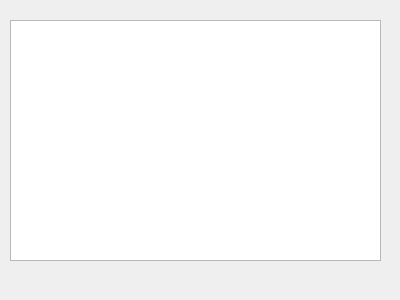
<?xml version="1.0" encoding="UTF-8"?>
<ui version="4.0">
 <class>view_all_stu_info</class>
 <widget class="QWidget" name="view_all_stu_info">
  <property name="geometry">
   <rect>
    <x>0</x>
    <y>0</y>
    <width>400</width>
    <height>300</height>
   </rect>
  </property>
  <property name="windowTitle">
   <string>view_all_stu_info</string>
  </property>
  <widget class="QTableView" name="tableView">
   <property name="geometry">
    <rect>
     <x>10</x>
     <y>20</y>
     <width>371</width>
     <height>241</height>
    </rect>
   </property>
  </widget>
 </widget>
 <resources/>
 <connections/>
</ui>
